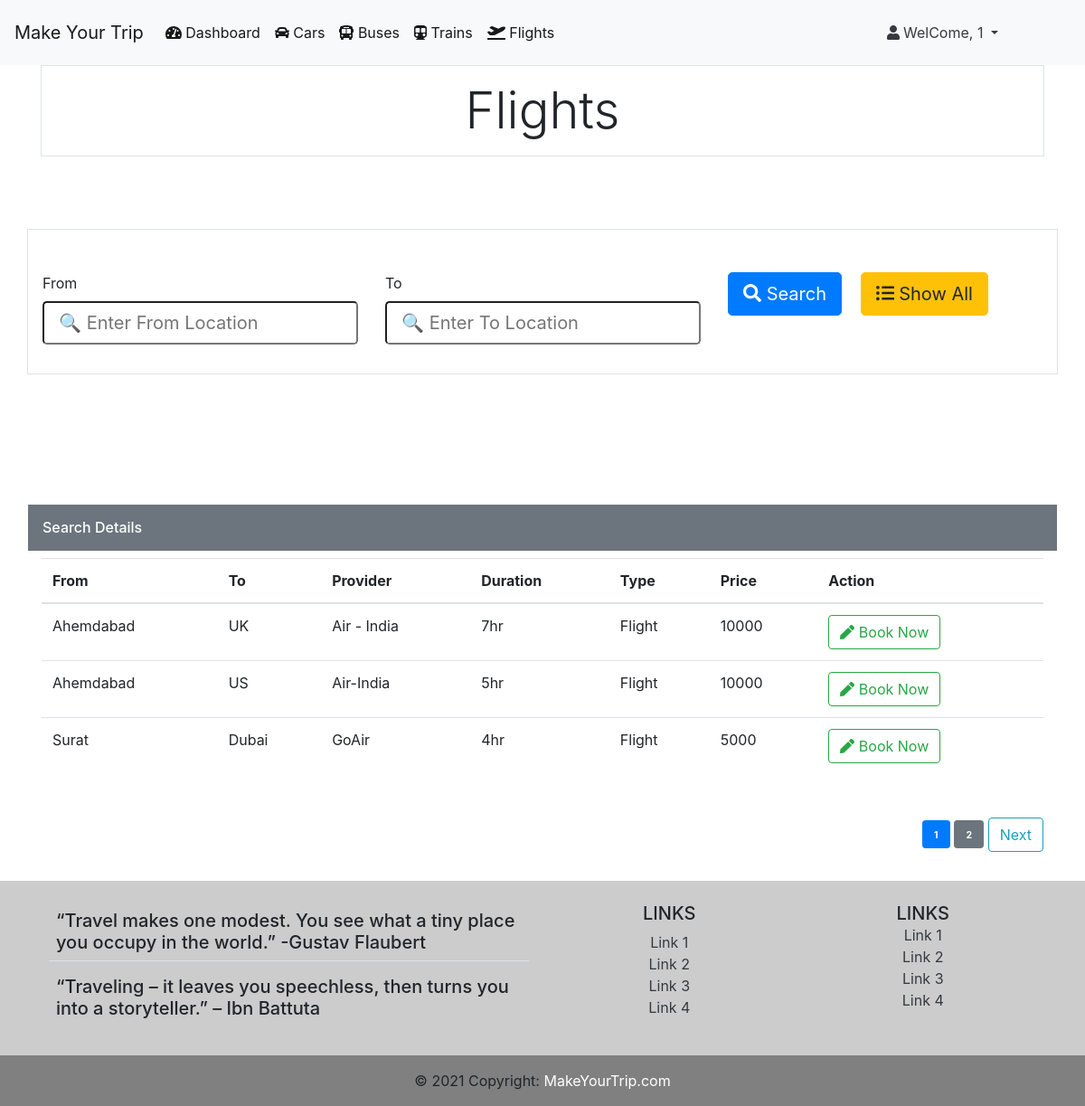
/flight/ (signed in), run on the app's committed database.
### myapp/models.py (models this page shows)
class VehicleModel(models.Model):
    provider = models.CharField(max_length=200)
    from_location = models.CharField(max_length=200)
    to_location = models.CharField(max_length=200)
    price = models.IntegerField()
    duration = models.CharField(max_length=200)
    v_class = models.CharField(max_length=200)
    v_type = models.CharField(choices=vehical_type,max_length=100)
    objects= models.Manager()

### myapp/views.py (the view)
# urls.py: path('flight/', FlightView, name='flight'),
def FlightView(request):
    if request.user.is_authenticated:
        flightset = VehicleModel.objects.filter(v_type='Flight')
        myFilter =SearchFilter(request.GET,queryset=flightset)
        flightset = myFilter.qs
        paginator = Paginator(flightset, 3, orphans=1)
        page_number = request.GET.get('page')
        flightset = paginator.get_page(page_number)
        context = {'flightset':flightset,'myFilter':myFilter,'page_number':page_number}
        return render(request,'flight.html',context)
    else:
        messages.info(request, '☹︎ Please Login First')
    return redirect('/signin')

### myapp/templates/flight.html (shortened to what this page needs)
{% extends 'base.html' %}
{% load widget_tweaks %}
{% block body %}
<div class="container">
    <div class="col-12 border">
        <div class="p-3 display-4 text-center">Flights</div>
    </div>
    <div class="row">
        <div class="col-12 border mx-auto p-3" style="margin-top: 5rem;">
            <form method="GET">
                <div class="row">
                    <div class="col" style="margin-top: 1.9rem;">
                        <div class="form-group ">
                            <label for="inputState">From</label>
                            {% render_field myFilter.form.from_location class='form-control-lg' placeholder='🔍 Enter From Location' %}
                        </div>
                    </div>
                    <div class="col" style="margin-top: 1.9rem;">
                        <div class="form-group ">
                            <label for="inputState">To</label>
                            {% render_field myFilter.form.to_location class='form-control-lg' placeholder='🔍 Enter To Location' %}
                        </div>
                    </div>
                    <div class="col">
                        <button type="submit" class="btn btn-primary btn-lg" style="margin-top: 1.9rem; " type="submit"><i class="fas fa-search"></i> Search</button>
                        <a href="{% url 'flight' %}" class="btn btn-warning btn-lg ml-3" style="margin-top: 1.9rem; " type="submit"><i class="fas fa-list-ul"></i> Show All</a>
                    </div>
                </div>
            </form>
        </div>
    </div>
    <div class="row ">
        <div class="col-12 mx-auto p-3" style="margin-top: 5rem;">
            <div class=" row bg-secondary mt-5 text-white p-3 h6">Search Details</div>
            <table class="table table-hover">
                <thead>
                  <tr>
                    <th scope="col">From</th>
                    <th scope="col">To</th>
                    <th scope="col">Provider</th>
                    <th scope="col">Duration</th>
                    <th scope="col">Type</th>
                    <th scope="col">Price</th>
                    <th scope="col">Action</th>
                  </tr>
                </thead>
                <tbody>
                  {% for i in flightset %}
                  <tr>
                    <td scope="row">{{i.from_location}}</td>
                    <td scope="row">{{i.to_location}}</td>
                    <td scope="row">{{i.provider}}</td>
                    <td scope="row">{{i.duration}}</td>
                    <td scope="row">{{i.v_type}}</td>
                    <td scope="row">{{i.price}}</td>
                    <td scope="row">
                        <a class="btn btn-outline-success" href="{% url 'booking' i.id %}"><i class="fas fa-pen"></i> Book Now</a>
                    </td>
                  </tr>
                  {% empty %}
                  <div class="alert alert-danger" role="alert">
                    <div class="text-center"><strong>-------------- No Any Flights Available --------------</strong></div>
                  </div>
                  {% endfor %}
                </tbody>
              </table>
            <div class="container mt-5">
                <div class="row float-right ">
                    <span class="m-0 p-0">
                        <span>{% for pg in flightset.paginator.page_range %}
                            {% if flightset.number == pg %}
                            <a href="?page={{pg}}" class="btn btn-sm btn-primary">
                                <span class="badge">{{pg}}</span>
                            </a>
                            {% else %}
                            <a href="?page={{pg}}" class="btn btn-sm btn-secondary">
                                <span class="badge">{{pg}}</span>
                            </a>
                            {% endif %}
                            {% endfor %}</span>
                        {% if flightset.has_next %}
                        <a class="btn btn-outline-info" href="?page={{flightset.next_page_number}}&ok=#ok">Next</a>
                        {% endif %}
                    </span>
                </div>
            </div>
        </div>
    </div>
</div>
{% endblock body %}

### myapp/templates/base.html (shortened to what this page needs)
<!doctype html>
<html lang="en">
<head>
    <link rel="stylesheet" href="https://cdn.jsdelivr.net/npm/bootstrap@4.5.3/dist/css/bootstrap.min.css"
>
    <link rel="stylesheet" href="https://cdnjs.cloudflare.com/ajax/libs/font-awesome/5.15.3/css/all.min.css">
</head>
<body>
    {% if user.is_authenticated %}
    <nav class="navbar navbar-expand-lg navbar-light bg-light">
        <a class="navbar-brand" href="{% url 'home' %}">Make Your Trip</a>
        <div class="collapse navbar-collapse" id="navbarSupportedContent">
            <ul class="navbar-nav mr-auto">
                <li class="nav-item active">
                    <a class="nav-link" href="{% url 'dashboard' %}"><i class="fas fa-tachometer-alt"></i> Dashboard<span class="sr-only">(current)</span></a>
                </li>
                <li class="nav-item active">
                    <a class="nav-link" href="{% url 'car' %}"><i class="fas fa-car"></i> Cars<span class="sr-only">(current)</span></a>
                </li>
                <li class="nav-item active">
                    <a class="nav-link" href="{% url 'bus' %}"><i class="fas fa-bus-alt"></i> Buses<span class="sr-only">(current)</span></a>
                </li>
                <li class="nav-item active">
                    <a class="nav-link" href="{% url 'train' %}"><i class="fas fa-subway"></i> Trains<span class="sr-only">(current)</span></a>
                </li>
                <li class="nav-item active">
                    <a class="nav-link" href="{% url 'flight' %}"><i class="fas fa-plane-departure"></i> Flights<span class="sr-only">(current)</span></a>
                </li>
            </ul>
            <li class="nav-item dropdown navbar mr-5 text-dark">
                <a class="nav-link dropdown-toggle text-dark" href="#" id="navbarDropdown" role="button"
                    data-toggle="dropdown" aria-haspopup="true" aria-expanded="false">
                    <i class="fas fa-user"></i> WelCome, {{request.user}}
                </a>
            </li>
        </div>
    </nav>
    {% endif %}
    {% block body %}
    {% endblock body %}
    {% if user.is_authenticated %}
    <footer class=" text-center text-lg-start mt-3" style="background-color: #cccccc;" >
        <div class="container p-4">
            <div class="row">
                <div class="col-lg-6 col-md-12 mb-4 mb-md-0">
                    <div class="text-left h5 border-bottom p-2">
                        “Travel makes one modest. You see what a tiny place you occupy in the world.” -Gustav Flaubert
                    </div>
                    <div class="text-left h5 p-2">
                        “Traveling – it leaves you speechless, then turns you into a storyteller.” – Ibn Battuta
                    </div>
                </div>
                <div class="col-lg-3 col-md-6 mb-4 mb-md-0">
                    <h5 class="text-uppercase">Links</h5>
                    <ul class="list-unstyled mb-0">
                        <li>
                            <a href="#!" class="text-dark">Link 1</a>
                        </li>
                        <li>
                            <a href="#!" class="text-dark">Link 2</a>
                        </li>
                        <li>
                            <a href="#!" class="text-dark">Link 3</a>
                        </li>
                        <li>
                            <a href="#!" class="text-dark">Link 4</a>
                        </li>
                    </ul>
                </div>
                <div class="col-lg-3 col-md-6 mb-4 mb-md-0">
                    <h5 class="text-uppercase mb-0">Links</h5>
                    <ul class="list-unstyled">
                        <li>
                            <a href="#!" class="text-dark">Link 1</a>
                        </li>
                        <li>
                            <a href="#!" class="text-dark">Link 2</a>
                        </li>
                        <li>
                            <a href="#!" class="text-dark">Link 3</a>
                        </li>
                        <li>
                            <a href="#!" class="text-dark">Link 4</a>
                        </li>
                    </ul>
                </div>
            </div>
        </div>
        <div class="text-center p-3" style="background-color: #808080;">
            © 2021 Copyright:
            <a class="text-white" href="https://mdbootstrap.com/">MakeYourTrip.com</a>
        </div>
    </footer>
    {% endif %}
</body>
</html>

### data on the page
VehicleModel: from_location "Ahemdabad", to_location "UK", provider "Air - India", duration "7hr", v_type "Flight", price "10000"
VehicleModel: from_location "Ahemdabad", to_location "US", provider "Air-India", duration "5hr", v_type "Flight", price "10000"
VehicleModel: from_location "Surat", to_location "Dubai", provider "GoAir", duration "4hr", v_type "Flight", price "5000"

### other printed values
{{ request.user }} "1"
{{ pg }} "1"
{{ pg }} "2"
